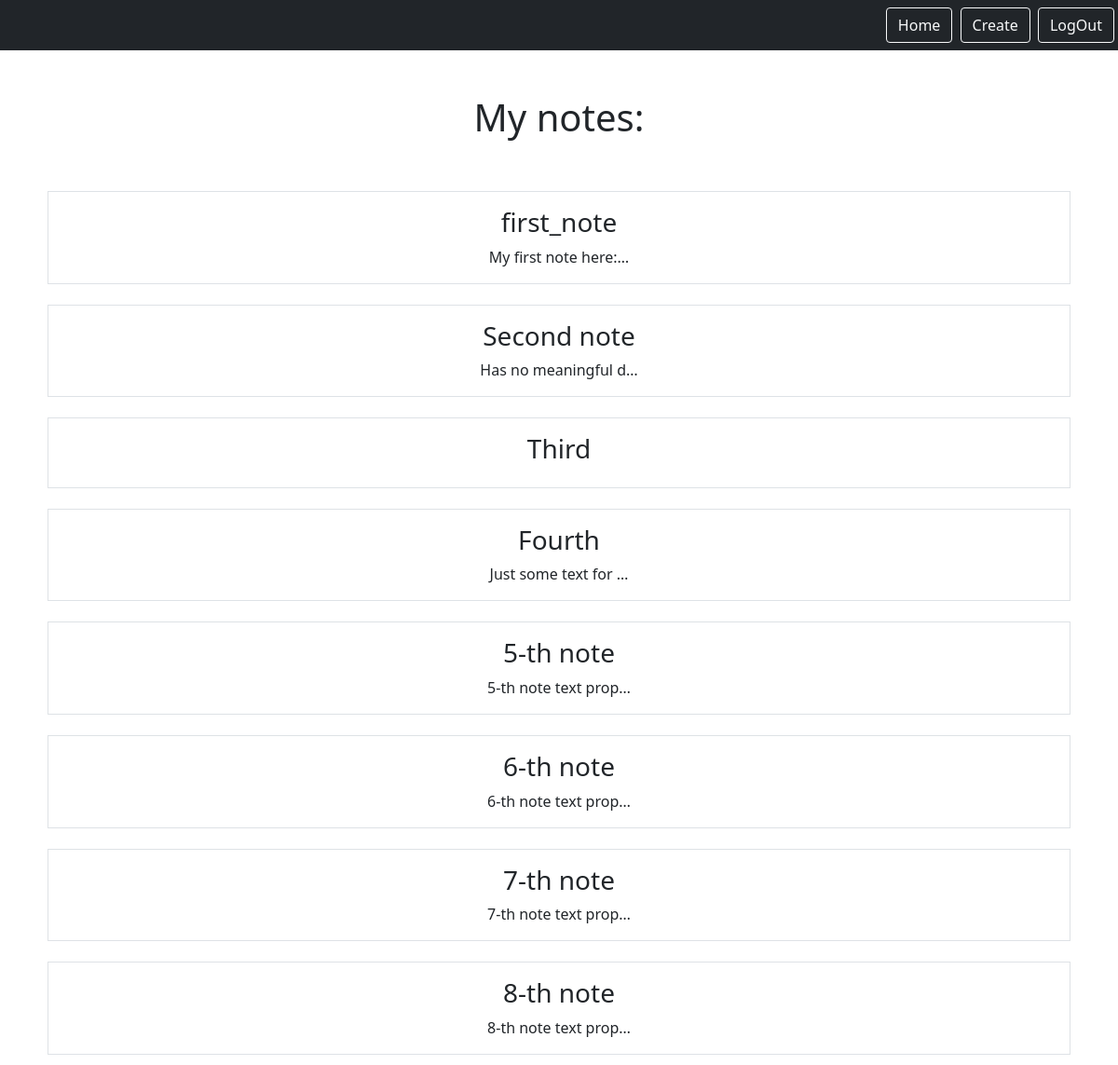
The page /notes (signed in, upper part) on the database as committed earlier.
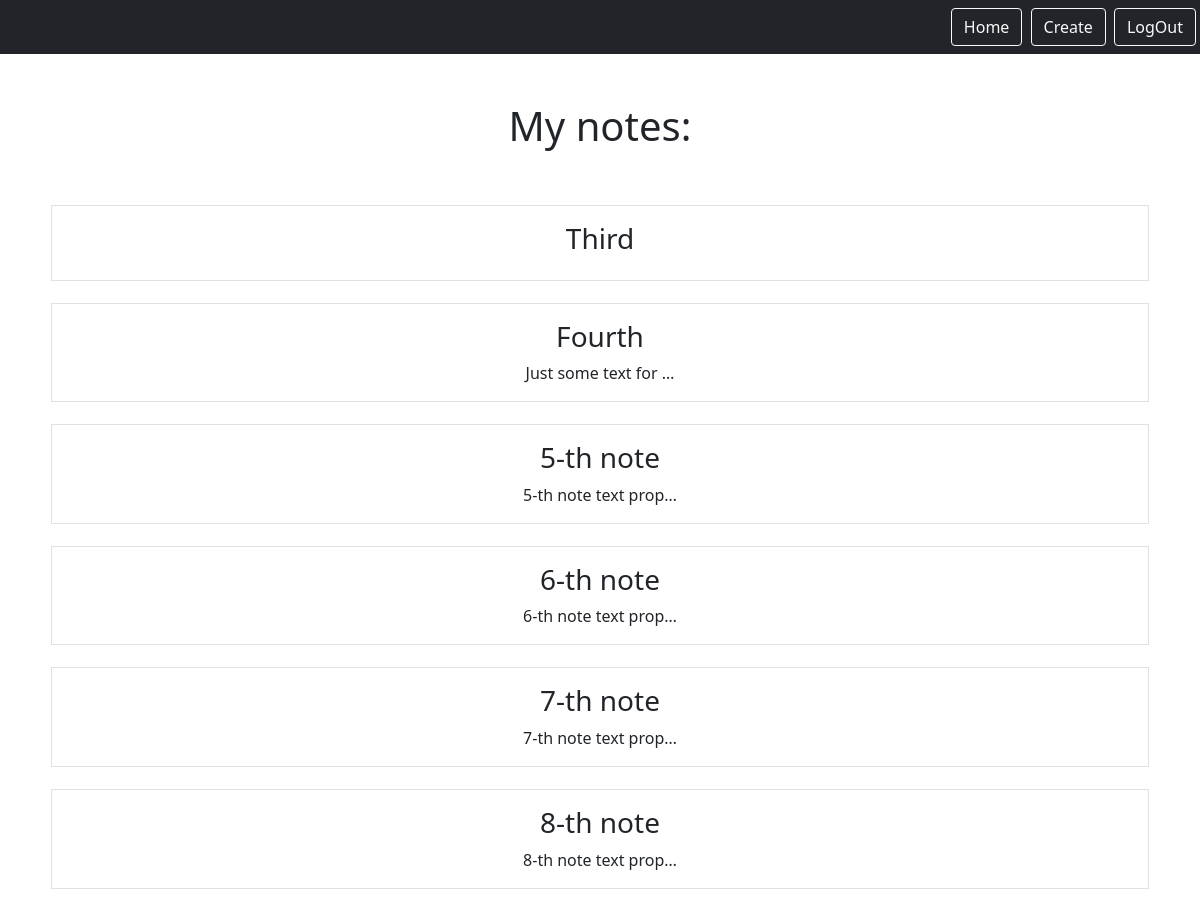
The same page on the database as committed later.
### notes/models.py (models this page shows, shortened)
class Notes(models.Model):
    title = models.CharField(max_length=200)
    text = models.TextField()
    created = models.DateTimeField(auto_now_add=True)
    user = models.ForeignKey(User, on_delete=models.CASCADE, related_name="notes")

### notes/views.py (the view)
# urls.py: path('notes', views.NoteList.as_view(), name="notes.list"),
class NoteList(LoginRequiredMixin, ListView):
    model = Notes
    template_name = 'notes/list_notes.html'
    context_object_name = 'notes'
    login_url = "/login"
    def get_queryset(self):
        return self.request.user.notes.all()

### notes/templates/notes/list_notes.html (shortened to what this page needs)
{% extends "base.html" %}
{% block content %}
    <h1 class="my-5"> My notes: </h1>
    <div class="row row-cols3 g-2">
        {% for note in notes %}
            <a href="{% url 'note.details' pk=note.id %}" class="btn">
                <div class="col">
                    <div class="p-3 border">
                        <h3> {{ note.title }} </h3>
                        {{ note.text | truncatechars:20 }}
                    </div>
                </div>
            </a>
        {% endfor %}
    </div>
{% endblock %}

Rows that differ between the two databases and show on the page:
removed Notes: title "first_note", text "My first note here:…"
removed Notes: title "Second note", text "Has no meaningful d…"
